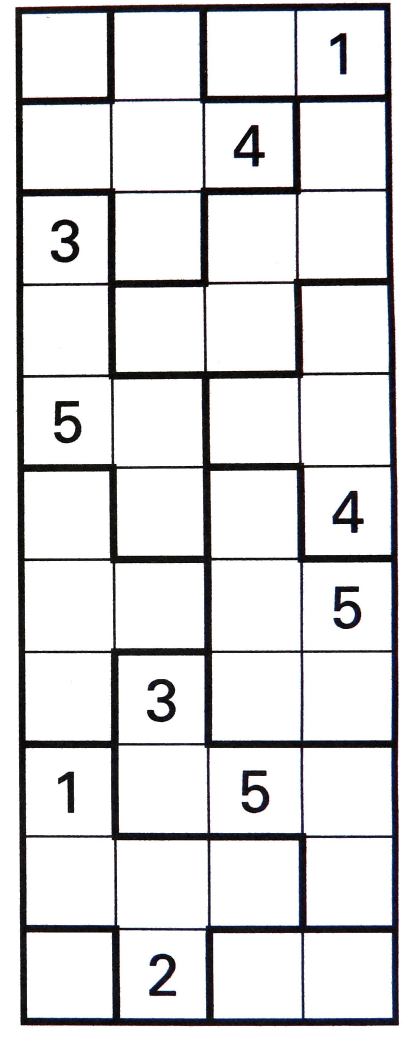
#> input picture images/example_4.jpg, 1244 x 3115 px (shown at 1/3 size)
$ python SuguruImageReader.py
#> lines starting #> are read from the running program, lines starting #| are printed output that depends on the picture; after the words box and inside, x2 and y2 are one past the last pixel; in counts of white or black regions, pixels touching at a corner belong together
# -*- coding: utf-8 -*-

# imports
import os
import numpy as np
import cv2
from sklearn.cluster import KMeans
import matplotlib.pyplot as plt
import matplotlib.patches as patches


class SuguruImageReader(object):
	### class for reading a suguru grid from an image.
	# For now, focus on 'nice' images, i.e.:
	# - good and uniform lighting
	# - horizontal and vertical orientation of straight lines
	# - equal thickness of all lines
	# - digital written numbers

	def __init__(self):
		self.image = None
		self.gridlines = None
		self.grid = None
		self.layout = None

	def loadimage(self, imagefile, targetsize=None):
		### load an image and perform preprocessing.
		# preprocessing includes:
		# - convert to 2D grayscale array
		# - project values to 0 or 1
		#   (note: high values = white will be projected to 0,
		#    low values = black will be projected to 1!)
		# - type conversion to numpy uint8
		# - resizing (optional)
#> called with imagefile = '../images/example_4.jpg'
		self.image = cv2.imread(imagefile)
#> self.image is the input picture: shape (3115, 1244, 3); mean B, G, R 223.8, 222.8, 223.1
		self.image = cv2.cvtColor(self.image, cv2.COLOR_BGR2GRAY)
#> self.image: shape (3115, 1244)
		self.image = np.where(self.image>128,0,1)
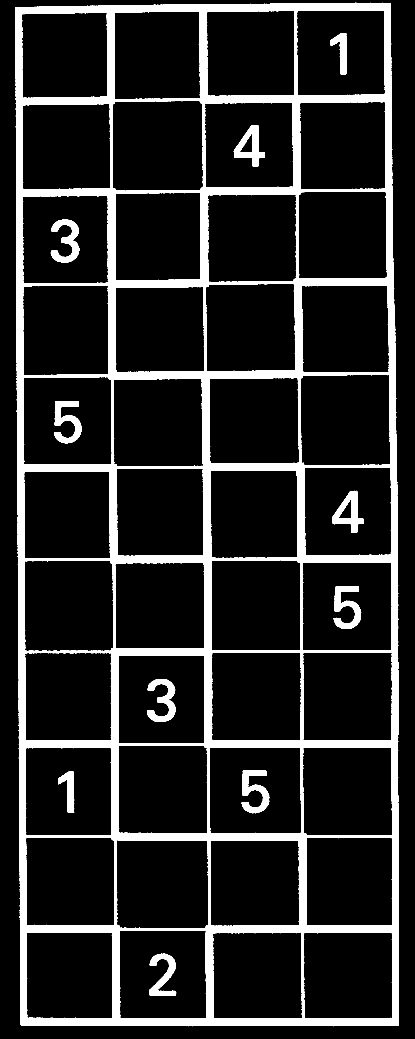
#> self.image: shape (3115, 1244) int64 (shown at 1/3 size); values 0 (black) and 1 (white), 13.6% white; 12 white regions (1 under 20 px), largest, box (x1, y1, x2, y2) and area: (46, 8, 1197, 3079) 480702, (725, 2311, 808, 2440) 5220, (1001, 1759, 1084, 1887) 5215
		self.image = self.image.astype(np.uint8)
		print('Loaded image {}'.format(imagefile))
		if targetsize is not None:
			self.image = cv2.resize(self.image, targetsize)
			self.image = np.where(self.image>128,0,1)
			print('Converted image to size {}'.format(targetsize))

	def layoutimage(self):
		### get currently loaded image, but only line structures
		if self.image is None: raise Exception('Current image is None')
		if self.gridlines is None: raise Exception('Current gridlines is None')
		horlines = self.gridlines[0]
		verlines = self.gridlines[1]
		nrows = len(horlines)-1
		ncols = len(verlines)-1
		margin = int((horlines[1]-horlines[0])/10)
		lselfimage = np.copy(self.image)
		for i in range(nrows):
			for j in range(ncols):
				lselfimage[horlines[i]+margin:horlines[i+1]-margin, verlines[j]+margin:verlines[j+1]-margin] = 0
		return lselfimage

	def digitimage(self):
		### get currently loaded image, but only digits
		if self.image is None: raise Exception('Current image is None')
		if self.gridlines is None: raise Exception('Current gridlines is None')
		horlines = self.gridlines[0]
		verlines = self.gridlines[1]
		nrows = len(horlines)-1
		ncols = len(verlines)-1
		margin = int((horlines[1]-horlines[0])/10)
		dselfimage = np.zeros(self.image.shape)
		for i in range(nrows):
			for j in range(ncols):
				fragment = self.image[horlines[i]+margin:horlines[i+1]-margin, verlines[j]+margin:verlines[j+1]-margin]
				dselfimage[horlines[i]+margin:horlines[i+1]-margin, verlines[j]+margin:verlines[j+1]-margin] = fragment
		return dselfimage

	def drawimage(self, doplot=True, onlylayout=False, onlydigits=False, invert=True, title=None, ticks=False):
		### draw the currently loaded image for visual inspection
		if self.image is None: raise Exception('Current image is None')
		image = np.copy(self.image)
		if onlylayout: image = self.layoutimage()
		if onlydigits: image = self.digitimage()
		if invert: image = np.where(image>0.5,0,1)
		(fig,ax) = plt.subplots()
		ax.imshow(image, cmap='gray')
		if title is not None: ax.set_title(title)
		if not ticks:
			ax.set_xticks([])
			ax.set_yticks([])
		if doplot: plt.show(block=False)
		return (fig,ax)

	def findgridlines(self, nprobes=7, threshold=0.8, doplot=False):
		### find the position of row and column lines
		# returns:
		# tuple of two lists, y-positions of horizontal lines and x-position of vertical lines
		# (including outer lines)
		if self.image is None: raise Exception('Current image is None')
		(imgheight,imgwidth) = self.image.shape
		# define horizontal and vertical probe positions
		horprobes = np.linspace(imgheight/4, imgheight*3/4, num=nprobes).astype(int)
		verprobes = np.linspace(imgwidth/4, imgwidth*3/4, num=nprobes).astype(int)
		horlines = (np.sum(self.image[:,verprobes],axis=1)/nprobes > threshold).nonzero()[0]
		verlines = (np.sum(self.image[horprobes,:],axis=0)/nprobes > threshold).nonzero()[0]
		# reduce lines of non-unitiy thickness to single lines
		filtered_horlines = reduceinds(horlines, threshold=3)
		filtered_verlines = reduceinds(verlines, threshold=3)
		gridlines = (filtered_horlines, filtered_verlines)
		# make plots
		if doplot:
			(fig,ax) = self.drawimage(doplot=False)
			# draw all lines
			thickness = 2
			color = 'r'
			style = '--'
			plt.autoscale(enable=False)
			xmin = 0
			xmax = self.image.shape[1]
			for y in gridlines[0]:
				ax.plot([xmin, xmax], [y, y], linewidth=thickness, color=color, linestyle=style)
			ymin = 0
			ymax = self.image.shape[0]
			for x in gridlines[1]:
				ax.plot([x, x], [ymin, ymax], linewidth=thickness, color=color, linestyle=style)
			ax.set_title('Image with reconstructed grid lines')
		# set and return the result
		self.gridlines = (filtered_horlines, filtered_verlines)
		return self.gridlines

	# [71 lines left out: function findlayout, not called in this run]

	def finddigits(self, doplot=True):
		### find filled digits
		# returns:
		# numpy grid with digits (0 for no digit)
		if self.image is None: raise Exception('Current image is None')
		if self.gridlines is None: raise Exception('Current gridlines is None')
		horlines = self.gridlines[0]
		verlines = self.gridlines[1]
		nrows = len(horlines)-1
		ncols = len(verlines)-1
		grid = np.zeros((nrows,ncols), dtype=int)
		# read digit images
		dimages = []
		for digit in [1,2,3,4,5]:
			abspath = os.path.abspath(os.path.dirname(__file__))
			dimage = '../res/number_{}.png'.format(digit)
			dimage = os.path.join(abspath,dimage)
			darray = cv2.imread(dimage)
			darray = cv2.cvtColor(darray, cv2.COLOR_BGR2GRAY)
			darray = np.where(darray>128,0,1)
			darray = darray.astype(np.uint8)
			dimages.append(darray)
		# loop over individual cells
		margin = int((horlines[1]-horlines[0])/10)
		for i in range(nrows):
			for j in range(ncols):
				imgcell = self.image[horlines[i]+margin:horlines[i+1]-margin, verlines[j]+margin:verlines[j+1]-margin]
				fillfrac = np.sum(imgcell)/(imgcell.shape[0]*imgcell.shape[1])
				# check if not filled
				if fillfrac < 0.05: continue
				# else try overlap with other digits
				overlaps = np.zeros(5)
				for dindex, dimage in enumerate(dimages):
					dimage = cv2.resize(dimage, (imgcell.shape[1],imgcell.shape[0]))
					overlaps[dindex] = np.sum(np.multiply(imgcell,dimage))
				digit = np.argmax(overlaps)+1
				grid[i,j] = digit
		# make plot
		if doplot:
			(fig,ax) = self.drawimage(doplot=False, onlydigits=True)
			# write thickness of horizontal lines
			for j in range(ncols):
				for i in range(nrows):
					if grid[i,j]==0: continue
					xcoord = verlines[j+1]
					ycoord = horlines[i]
					cellanchor = (verlines[j]+margin, horlines[i]+margin)
					cellwidth = verlines[j+1]-verlines[j]-2*margin
					cellheight = horlines[i+1]-horlines[i]-2*margin
					cellbox = patches.Rectangle(cellanchor, cellwidth, cellheight,
								 linewidth=1, linestyle='--', edgecolor='r', facecolor='none')
					ax.add_patch(cellbox)
					ax.text(xcoord, ycoord, str(grid[i,j]), color='b',
					 horizontalalignment='right', verticalalignment='top')
			ax.set_title('Reconstructed digits')
		self.grid = grid
		return self.grid

	def findsuguru(self, doplot=False):
		### summary function of all the above, reconstructing the full suguru
		# returns:
		# tuple of (grid array, layout array)
		if doplot: _ = self.drawimage(title='Original image')
#> in drawimage, `if invert: image = np.where(image>0.5,0,1)`:
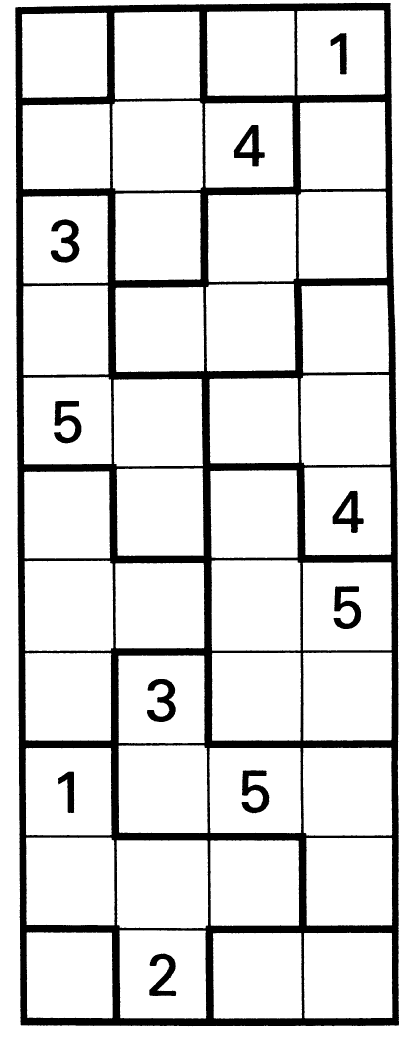
#> image: shape (3115, 1244) int64 (shown at 1/3 size); values 0 (black) and 1 (white), 86.4% white; 12 black regions (1 under 20 px), largest, box (x1, y1, x2, y2) and area: (46, 8, 1197, 3079) 480702, (725, 2311, 808, 2440) 5220, (1001, 1759, 1084, 1887) 5215
		_ = self.findgridlines(doplot=doplot)
#> in findgridlines, `horlines = (np.sum(self.image[:,verprobes],axis=1)/nprobes > threshold..`: horlines = 126 values from 15 to 3076
#> in findgridlines, `verlines = (np.sum(self.image[horprobes,:],axis=0)/nprobes > threshold..`: verlines = 47 values from 56 to 1185
#> in reduceinds, `currentset = [inds[0]]`: currentset = [15]
#> the loop in reduceinds, `while True:` made 125 passes
#> currentset on passes 19, 28, 36, 44, 57, 65, 74, 81: [296], [571], [845], [1118], [1398], [1673], [1952], [2230]
#> after the loop in reduceinds, `while True:`: currentidx = 125; res = [24, 300, 574, 848, 1124, 1401, 1677, 1955, 2233, 2509, 2787, 3065]
#> in findgridlines, `filtered_horlines = reduceinds(horlines, threshold=3)`: filtered_horlines has the same summary as res in reduceinds
#> the loop in reduceinds (call 2), `while True:` made 46 passes
#> currentset on passes 14, 26, 35, 36: [334], [614], [902], [1175]
#> in findgridlines, `filtered_verlines = reduceinds(verlines, threshold=3)`: filtered_verlines = [62, 339, 618, 902, 1180]
#> in findgridlines, `gridlines = (filtered_horlines, filtered_verlines)`: gridlines = ([24, 300, 574, 848, 1124, 1401, 1677, 1955, 2233, 2509, 2787, 3065], [62, 339, 618, 902, 1180])
#> the loop in findgridlines, `for y in gridlines[0]:` made 12 passes
#> y on passes 1 to 8: 24, 300, 574, 848, 1124, 1401, 1677, 1955
#> the loop in findgridlines, `for x in gridlines[1]:` made 5 passes
#> x on passes 1 to 5: 62, 339, 618, 902, 1180
#> in findgridlines, `self.gridlines = (filtered_horlines, filtered_verlines)`: self.gridlines has the same summary as gridlines
		if doplot:
			_ = self.drawimage(onlylayout=True, title='Layout-only image')
#> call 3 of drawimage, with doplot = True, onlylayout = True, onlydigits = False, invert = True, title = 'Layout-only image', ticks = False
#> in layoutimage, `horlines = self.gridlines[0]`: horlines has the same summary as res in reduceinds
#> in layoutimage, `verlines = self.gridlines[1]`: verlines = [62, 339, 618, 902, 1180]
#> in layoutimage, `nrows = len(horlines)-1`: nrows = 11
#> in layoutimage, `ncols = len(verlines)-1`: ncols = 4
#> in layoutimage, `margin = int((horlines[1]-horlines[0])/10)`: margin = 27
#> after the loop in layoutimage, `for i in range(nrows):`:
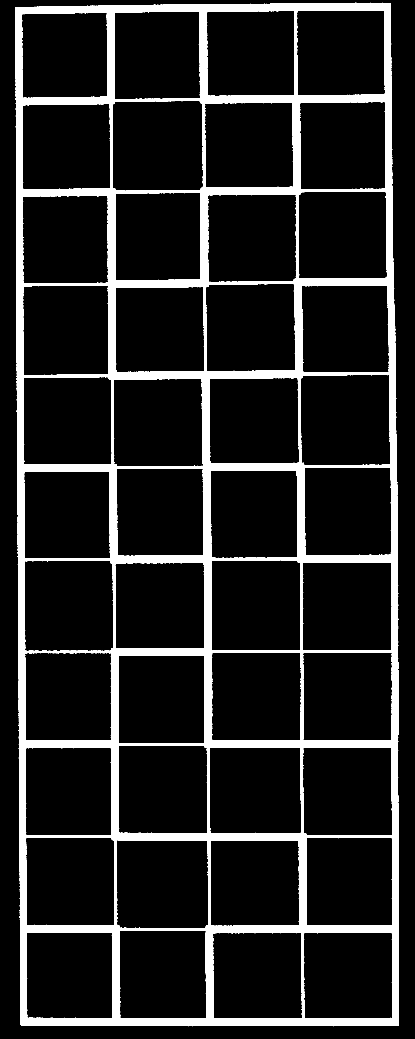
#> lselfimage: shape (3115, 1244) (shown at 1/3 size); values 0 (black) and 1 (white), 12.4% white; 2 white regions (1 under 20 px), largest, box (x1, y1, x2, y2) and area: (46, 8, 1197, 3079) 480698
#> in drawimage (call 3), `if invert: image = np.where(image>0.5,0,1)`:
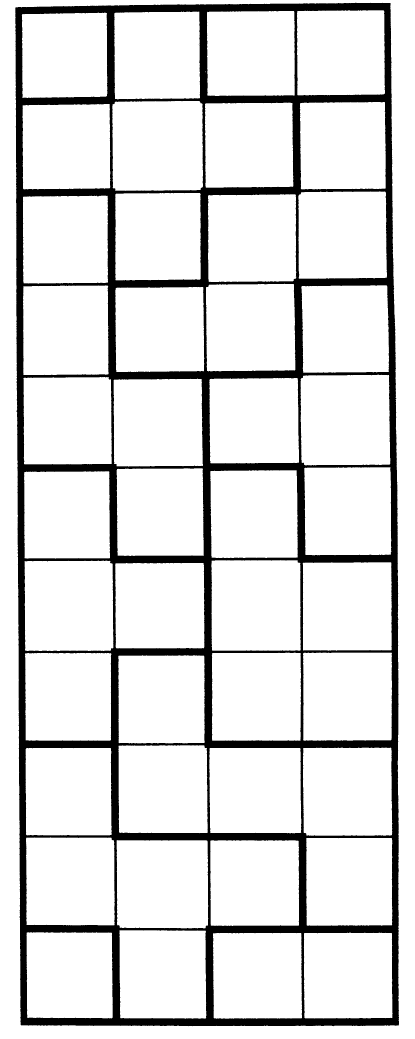
#> image: shape (3115, 1244) int64 (shown at 1/3 size); values 0 (black) and 1 (white), 87.6% white; 2 black regions (1 under 20 px), largest, box (x1, y1, x2, y2) and area: (46, 8, 1197, 3079) 480698
#> in drawimage (call 3), `if doplot: plt.show(block=False)`:
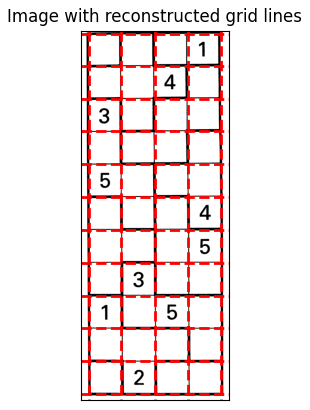
#> figure drawn by matplotlib, 1 panel
			_ = self.drawimage(onlydigits=True, title='Digit-only image')
#> call 4 of drawimage, with doplot = True, onlylayout = False, onlydigits = True, invert = True, title = 'Digit-only image', ticks = False
#> in digitimage, `horlines = self.gridlines[0]`: horlines has the same summary as res in reduceinds
#> in digitimage, `verlines = self.gridlines[1]`: verlines = [62, 339, 618, 902, 1180]
#> in digitimage, `nrows = len(horlines)-1`: nrows = 11
#> in digitimage, `ncols = len(verlines)-1`: ncols = 4
#> in digitimage, `margin = int((horlines[1]-horlines[0])/10)`: margin = 27
#> after the loop in digitimage, `for i in range(nrows):`:
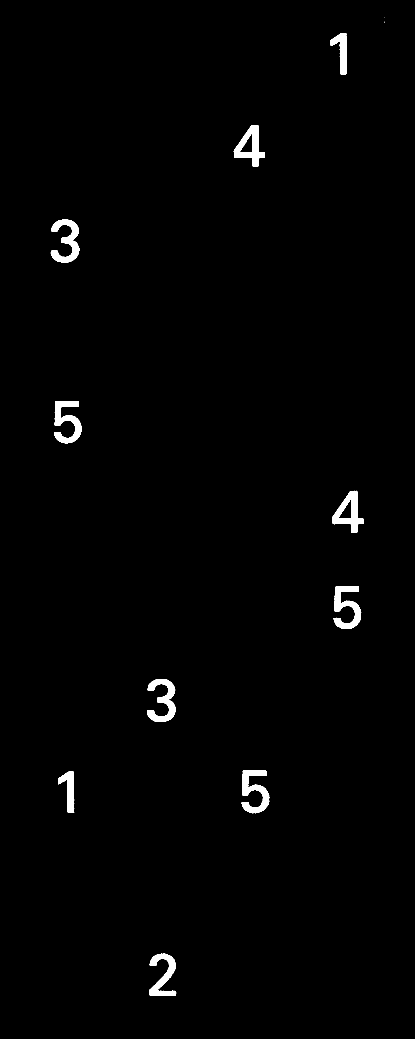
#> dselfimage: shape (3115, 1244) float64 (shown at 1/3 size); values 0 (black) and 1 (white), 1.2% white; 12 white regions (2 under 20 px), largest, box (x1, y1, x2, y2) and area: (725, 2311, 808, 2440) 5220, (1001, 1759, 1084, 1887) 5215, (162, 1203, 244, 1330) 5133
#> in drawimage (call 4), `if invert: image = np.where(image>0.5,0,1)`:
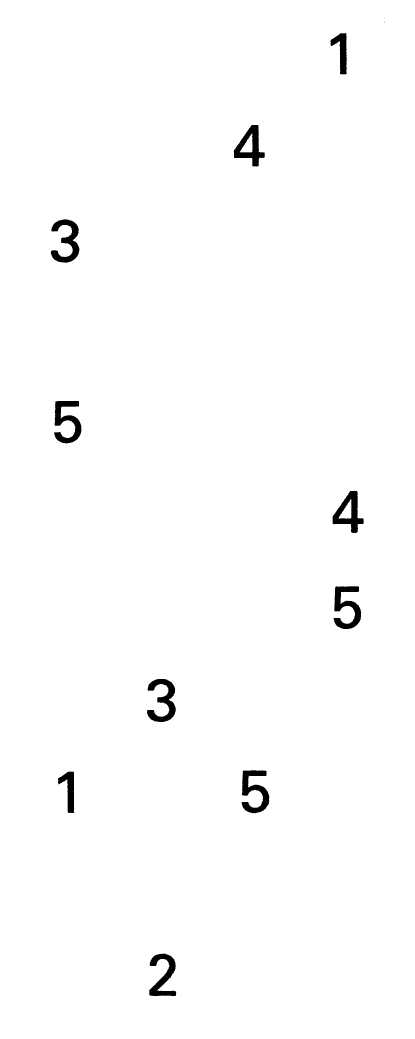
#> image: shape (3115, 1244) int64 (shown at 1/3 size); values 0 (black) and 1 (white), 98.8% white; 12 black regions (2 under 20 px), largest, box (x1, y1, x2, y2) and area: (725, 2311, 808, 2440) 5220, (1001, 1759, 1084, 1887) 5215, (162, 1203, 244, 1330) 5133
		_ = self.finddigits(doplot=doplot)
#> in finddigits, `horlines = self.gridlines[0]`: horlines has the same summary as res in reduceinds
#> in finddigits, `verlines = self.gridlines[1]`: verlines = [62, 339, 618, 902, 1180]
#> in finddigits, `nrows = len(horlines)-1`: nrows = 11
#> in finddigits, `ncols = len(verlines)-1`: ncols = 4
#> in finddigits, `grid = np.zeros((nrows,ncols), dtype=int)`: grid = [[0, 0, 0, 0], [0, 0, 0, 0], [0, 0, 0, 0], [0, 0, 0, 0], [0, 0, 0, 0], [0, 0, 0, 0], [0, 0, 0, 0], [0, 0, 0, 0], [0, 0, 0, 0], [0, 0, 0, 0], [0, 0, 0, 0]]
		_ = self.findlayout(doplot=doplot)
		return (self.grid, self.layout)


def reduceinds(inds, threshold=1):
	### reduce set of indices to mean of each subset
	res = []
	currentset = [inds[0]]
	currentidx = 1
	while True:
		if( abs(inds[currentidx]-inds[currentidx-1])<threshold ):
			currentset.append(inds[currentidx])
		else:
			res.append(int(np.mean(np.array(currentset))))
			currentset = [inds[currentidx]]
		if(currentidx == len(inds)-1):
			res.append(int(np.mean(np.array(currentset))))
			break
		else:
			currentidx += 1
			continue
	return res


# [69 lines left out: functions filllayout, findthreshold, not called in this run]


if __name__=='__main__':
	# testing section

	filename = '../images/example_4.jpg'

	SIR = SuguruImageReader()
	SIR.loadimage(filename)
#> (the run stopped early here; a loop or call above may not have finished)
